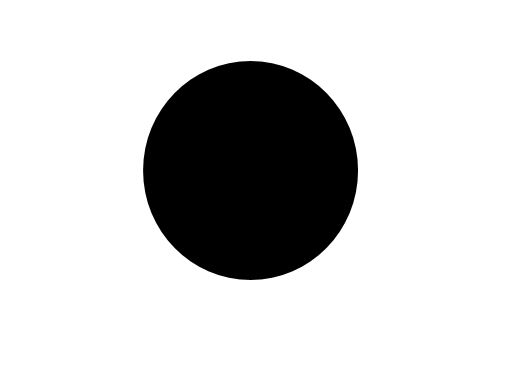
//> input picture Output/a.jpg, 523 x 365 px
$ ./main   (built with g++ and OpenCV 4)
//> lines starting //> are read from the running program, lines starting //| are printed output that depends on the picture; after the words box and inside, x2 and y2 are one past the last pixel; in counts of white or black regions, pixels touching at a corner belong together
### Digital Recognition Form/opencv-test/stdafx.h
// stdafx.h : include file for standard system include files,
// or project specific include files that are used frequently, but
// are changed infrequently
//

#pragma once

#include "targetver.h"

#include <stdio.h>
#include <tchar.h>


// TODO: reference additional headers your program requires here

### Digital Recognition Form/opencv-test/main.cpp
// opencv-test.cpp : Defines the entry point for the console application.
//

#include "stdafx.h"
#include <opencv2/core/core.hpp>
#include <opencv2/highgui/highgui.hpp>
#include <iostream>
#include <cmath>
#include <limits>

# define M_PI           3.14159265358979323846  /* pi */

using namespace cv;
using namespace std;

typedef struct Point
{
	int x;
	int y;
}m_point;

bool checkIfInShape(int x, int y , Mat im) {
	if (im.at<cv::Vec3b>(y, x)[0] == 0 && im.at<cv::Vec3b>(y, x)[1] == 0 && im.at<cv::Vec3b>(y, x)[2] == 0) {
		return true;
	}
	return false;
}

int calculatePointXOfCircle(float degree, float radius, float centerX) {
	return (centerX + radius * cos(degree * M_PI / 180));
}

int calculatePointYOfCircle(float degree, float radius, float centerY) {
	return (centerY + radius * sin(degree * M_PI / 180));
}

bool checkIfPointEqual(m_point a, m_point b, int turn) {
	if (a.x == b.x && a.y == b.y
		|| a.x + 1 == b.x && a.y == b.y
		|| a.x - 1 == b.x && a.y == b.y
		|| a.x == b.x && a.y + 1 == b.y
		|| a.x == b.x && a.y - 1 == b.y
		|| a.x + 1 == b.x && a.y + 1 == b.y
		|| a.x + 1 == b.x && a.y - 1 == b.y
		|| a.x - 1 == b.x && a.y - 1 == b.y
		|| a.x - 1 == b.x && a.y + 1 == b.y) {
		return true;
	}
	else if (turn > 0) {
		m_point temp = b;

		turn--;
		b.x = temp.x + 1;
		if (checkIfPointEqual(a, b, turn) == true)
			return true;
		b.x = temp.x - 1;
		if (checkIfPointEqual(a, b, turn) == true)
			return true;
		b.y = temp.y + 1;
		if (checkIfPointEqual(a, b, turn) == true)
			return true;
		b.y = temp.y - 1;
		if (checkIfPointEqual(a, b, turn) == true)
			return true;
		b.x = temp.x + 1;
		b.y = temp.y + 1;
		if (checkIfPointEqual(a, b, turn) == true)
			return true;
		b.x = temp.x - 1;
		b.y = temp.y - 1;
		if (checkIfPointEqual(a, b, turn) == true)
			return true;
		b.x = temp.x + 1;
		b.y = temp.y - 1;
		if (checkIfPointEqual(a, b, turn) == true)
			return true;
		b.x = temp.x - 1;
		b.y = temp.y + 1;
		if (checkIfPointEqual(a, b, turn) == true)
			return true;
	}
	return false;
}


bool checkCircle(Mat &im) {
	int minX = im.size().width;
	int maxX = 0;
	int minY = im.size().height;
	int maxY = 0;

	for (int y = 0; y < im.size().height; y++) {
		for (int x = 0; x < im.size().width; x++) {
			if (im.at<cv::Vec3b>(y, x)[0] == 0 && im.at<cv::Vec3b>(y, x)[1] == 0 && im.at<cv::Vec3b>(y, x)[2] == 0) {
				if (x < minX) {
					minX = x;
				}
				if (x > maxX) {
					maxX = x;
				}
				if (y < minY) {
					minY = y;
				}
				if (y > minY) {
					maxY = y;
				}
			}
		}
	}

	if ((maxX - minX) * 0.9 < (maxY - minY) && (maxX - minX) * 1.1 > (maxY - minY)) {
		int radius;
		int centerX;
		int centerY;
		if ((maxX - minX) < (maxY - minY)) {
			radius = (maxX - minX) / 2;
		}
		else {
			radius = (maxY - minY) / 2;
		}
		centerX = minX + radius;
		centerY = minY + radius;

		radius *= 0.9;

		if (checkIfInShape(calculatePointXOfCircle(45, radius, centerX), calculatePointYOfCircle(45, radius, centerY), im) == true &&
			checkIfInShape(calculatePointXOfCircle(135, radius, centerX), calculatePointYOfCircle(135, radius, centerY), im) == true &&
			checkIfInShape(calculatePointXOfCircle(225, radius, centerX), calculatePointYOfCircle(225, radius, centerY), im) == true &&
			checkIfInShape(calculatePointXOfCircle(315, radius, centerX), calculatePointYOfCircle(315, radius, centerY), im) == true) {
			cout << "Circle" << endl;
			return true;
		}
	}
	return false;
}

bool checkTriangle(Mat &im) {

	// Initialize point structure
	m_point minX;
	m_point maxX;
	m_point minY;
	m_point maxY;

	minX.x = im.size().width;
	minX.y = 0;

	maxX.x = 0;
	maxX.y = 0;

	minY.x = 0;
	minY.y = im.size().height;

	maxY.x = 0;
	maxY.y = 0;

	for (int y = 0; y < im.size().height; y++) {
		for (int x = 0; x < im.size().width; x++) {
			if (im.at<cv::Vec3b>(y, x)[0] == 0 && im.at<cv::Vec3b>(y, x)[1] == 0 && im.at<cv::Vec3b>(y, x)[2] == 0) {
				if (x < minX.x) {
					minX.x = x;
					minX.y = y;
				}
				if (x > maxX.x) {
					maxX.x = x;
					maxX.y = y;
				}
				if (y < minY.y) {
					minY.y = y;
					minY.x = x;
				}
				if (y > maxY.y) {
					maxY.y = y;
					maxY.x = x;
				}
			}
		}
	}

	if (checkIfPointEqual(minX, maxX, 2) == true
		|| checkIfPointEqual(minX, minY, 2) == true
		|| checkIfPointEqual(minX, maxY, 2) == true
		|| checkIfPointEqual(maxX, minY, 2) == true
		|| checkIfPointEqual(maxX, maxY, 2) == true
		|| checkIfPointEqual(minY, maxY, 2) == true) {
		cout << "Triangle" << endl;
		return true;
	}
	return false;
}

void checkImage(Mat im) {

	bool check_circle;
	bool check_triangle;

	// Clear the image
	for (int y = 0; y < im.size().height; y++) {
		for (int x = 0; x < im.size().width; x++) {
			if (im.at<cv::Vec3b>(y, x)[0] < 100 && im.at<cv::Vec3b>(y, x)[1] < 100 && im.at<cv::Vec3b>(y, x)[2] < 100) {
				im.at<cv::Vec3b>(y, x)[0] = 0;
				im.at<cv::Vec3b>(y, x)[1] = 0;
				im.at<cv::Vec3b>(y, x)[2] = 0;
			}
		}
	}

	// Check circle
	check_circle = checkCircle(im);

	// Check triangle
	check_triangle = checkTriangle(im);

	if (check_circle == false && check_triangle == false) {
		cout << "No form recognised !" << endl;
	}
}

int main()
{
	cout << "Results :" << endl;

	Mat im = imread("C:/a.jpg");
//> im is the input picture: 365 rows x 523 cols, CV_8UC3; min 0, max 255, mean 205.7
	cout << "a : ";
	if (im.empty())
	{
		cout << "Cannot load image!" << endl;
	}
	else {
		checkImage(im);
//> after the loop in checkImage, `for (int y = 0; y < im.size().height; y++)`:
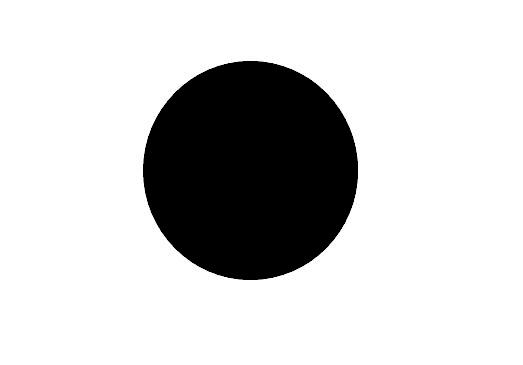
//> im: 365 rows x 523 cols, CV_8UC3; 0.85% of pixels changed, all inside (x1, y1, x2, y2) = (143, 61, 358, 280)
//> after the loop in checkCircle, `for (int y = 0; y < im.size().height; y++)`: minX = 143; maxX = 357; minY = 61; maxY = 279
//> in checkCircle, `radius = (maxX - minX) / 2;`: radius = 107
//> in checkCircle, `centerX = minX + radius;`: centerX = 250
//> in checkCircle, `centerY = minY + radius;`: centerY = 168
//> in checkCircle, `radius *= 0.9;`: radius = 96
//> in checkImage, `check_circle = checkCircle(im);`: check_circle = true
//> in checkImage, `check_triangle = checkTriangle(im);`: check_triangle = false
	}

	Mat im2 = imread("C:/b.jpg");
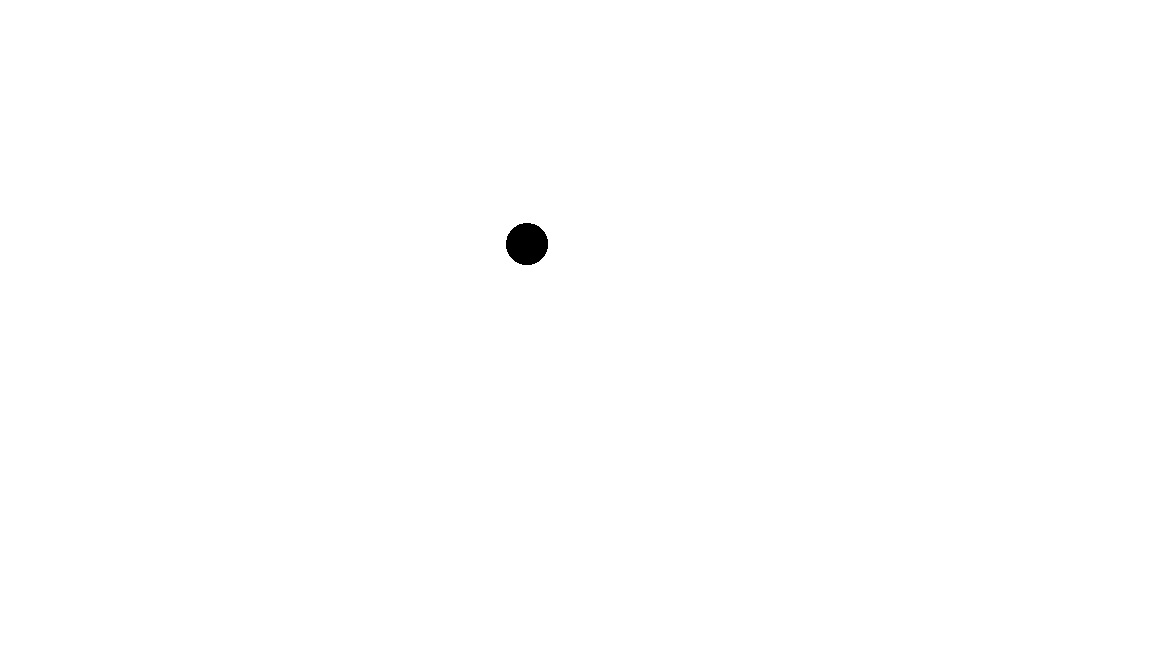
//> input picture Output/b.jpg, 1152 x 648 px
//> im2 is the input picture: 648 rows x 1152 cols, CV_8UC3; min 0, max 255, mean 254.5
	cout << "b : ";
	if (im2.empty())
	{
		cout << "Cannot load image!" << endl;
	}
	else {
		checkImage(im2);
//> after the loop in checkImage (call 2), `for (int y = 0; y < im.size().height; y++)`: im: 648 rows x 1152 cols, CV_8UC3; 178 pixels changed, all inside (x1, y1, x2, y2) = (507, 223, 548, 265)
	}

	Mat im3 = imread("C:/c.jpg");
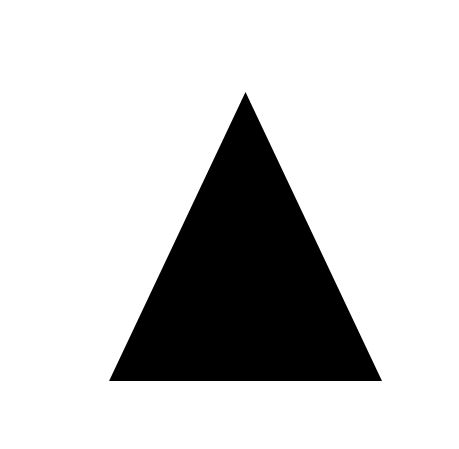
//> input picture Output/c.jpg, 459 x 449 px
//> im3 is the input picture: 449 rows x 459 cols, CV_8UC3; min 0, max 255, mean 206.2
	cout << "c : ";
	if (im3.empty())
	{
		cout << "Cannot load image!" << endl;
	}
	else {
		checkImage(im3);
//> after the loop in checkImage (call 3), `for (int y = 0; y < im.size().height; y++)`:
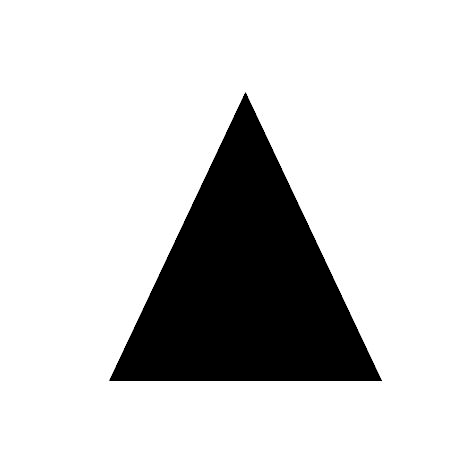
//> im: 449 rows x 459 cols, CV_8UC3; 0.89% of pixels changed, all inside (x1, y1, x2, y2) = (110, 93, 382, 381)
	}

	Mat im4 = imread("C:/d.jpg");
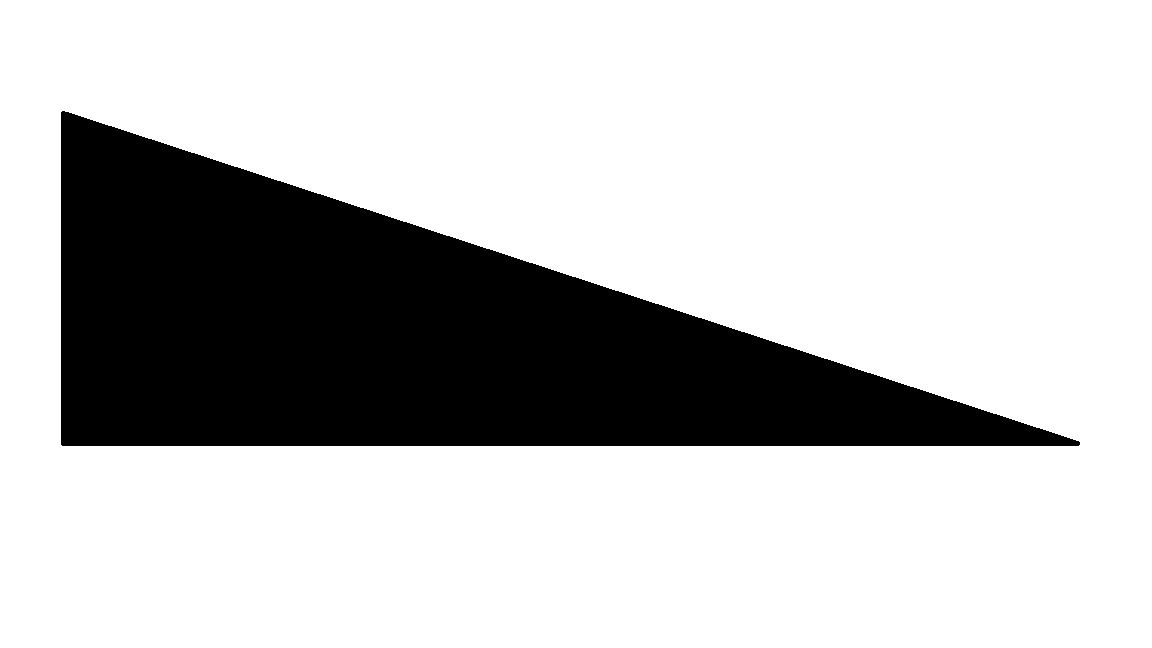
//> input picture Output/d.jpg, 1152 x 648 px
//> im4 is the input picture: 648 rows x 1152 cols, CV_8UC3; min 0, max 255, mean 195.8
	cout << "d : ";
	if (im4.empty())
	{
		cout << "Cannot load image!" << endl;
	}
	else {
		checkImage(im4);
//> after the loop in checkImage (call 4), `for (int y = 0; y < im.size().height; y++)`: im: 648 rows x 1152 cols, CV_8UC3; 0.42% of pixels changed, all inside (x1, y1, x2, y2) = (61, 111, 1080, 446)
	}

	cout << "Press Enter to Continue";
	cin.ignore(std::numeric_limits<streamsize>::max(), '\n');
	return 0;
}
